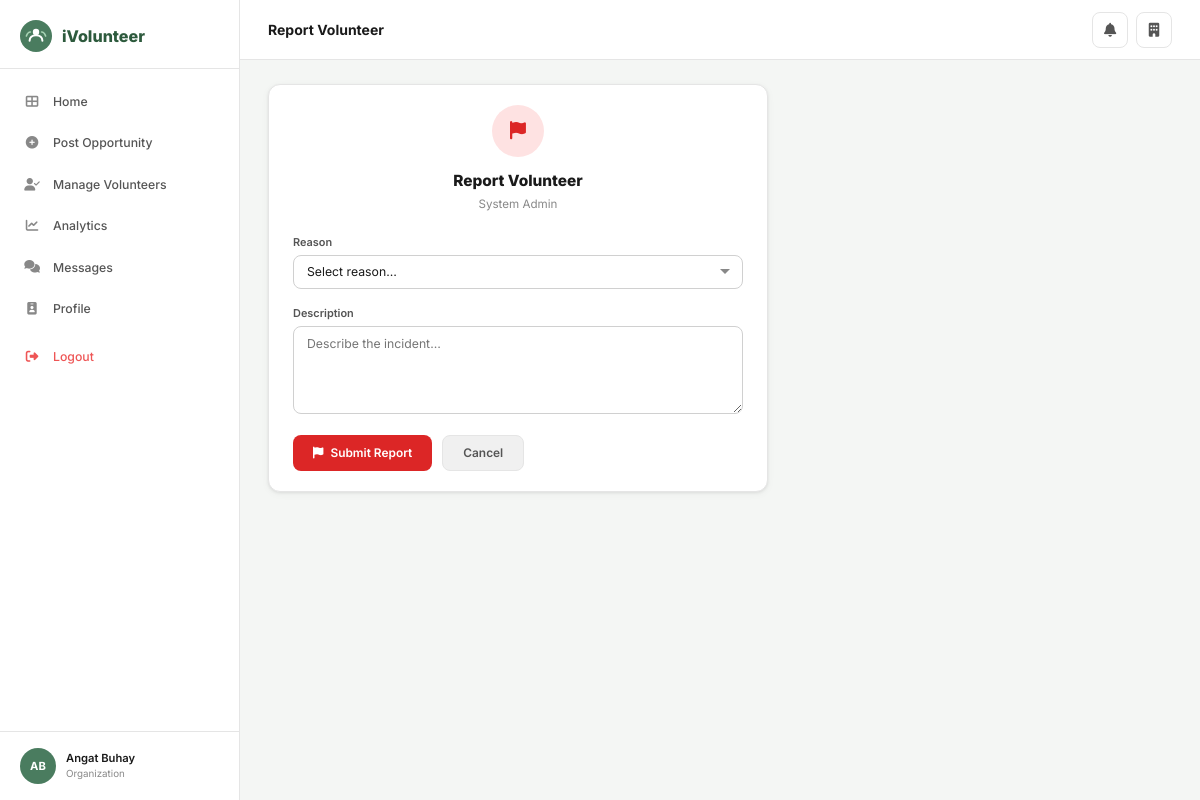
The app's page /report-volunteer/1/ (signed in) with its own data.
### core/models.py (models this page shows, shortened)
class User(AbstractUser):
    ROLE_CHOICES = [('volunteer','Volunteer'),('organization','Organization'),('admin','Admin')]
    STATUS_CHOICES = [('active','Active'),('pending','Pending'),('suspended','Suspended'),('inactive','Inactive')]
    role = models.CharField(max_length=20, choices=ROLE_CHOICES, default='volunteer')
    phone_number = models.CharField(max_length=20, blank=True)
    profile_picture = models.ImageField(upload_to='profile_pics/', blank=True, null=True)
    location = models.CharField(max_length=200, blank=True)
    status = models.CharField(max_length=20, choices=STATUS_CHOICES, default='active')
    is_verified = models.BooleanField(default=False)

### core/views.py (the view)
# urls.py: path('report-volunteer/<int:user_pk>/', views.report_volunteer, name='report_volunteer'),
@login_required
def report_volunteer(request, user_pk):
    target = get_object_or_404(User, pk=user_pk)
    if request.method == 'POST':
        Report.objects.create(reporter=request.user, reported_user=target,
                              reason=request.POST.get('reason',''), description=request.POST.get('description',''))
        messages.success(request, 'Report submitted.')
        return redirect('org_dashboard')
    reasons = [('theft','Theft or misuse of property'),('harassment','Harassment or abusive behavior'),('no_show','Unexcused abandonment/No-show'),('substance','Substance abuse on duty'),('other','Other')]
    return render(request, 'core/report_volunteer.html', {'target': target, 'reasons': reasons})

### core/templates/core/report_volunteer.html (shortened to what this page needs)
{% extends 'core/base.html' %}
{% block page_title %}Report Volunteer{% endblock %}
{% block content %}
<div style="max-width:500px">
  <div class="card">
    <div class="card-body">
      <div style="text-align:center;margin-bottom:20px">
        <div style="width:52px;height:52px;border-radius:50%;background:#fee2e2;color:#dc2626;display:flex;align-items:center;justify-content:center;font-size:1.3rem;margin:0 auto 12px"><i class="fas fa-flag"></i></div>
        <h2 style="font-size:1.1rem;font-weight:800">Report Volunteer</h2>
        <p style="color:#888;font-size:.83rem;margin-top:4px">{{ target.get_full_name }}</p>
      </div>
      <form method="post">
        <div class="form-group"><label class="form-label">Reason</label>
          <select name="reason" class="form-control" required>
            <option value="">Select reason…</option>
          </select>
        </div>
        <div class="form-group"><label class="form-label">Description</label><textarea name="description" class="form-control" rows="4" placeholder="Describe the incident…"></textarea></div>
        <div style="display:flex;gap:10px">
          <button type="submit" class="btn btn-danger"><i class="fas fa-flag"></i> Submit Report</button>
          <a href="{% url 'org_dashboard' %}" class="btn btn-grey">Cancel</a>
        </div>
      </form>
    </div>
  </div>
</div>
{% endblock %}

### core/templates/core/base.html (shortened to what this page needs)
<!DOCTYPE html>
<html lang="en">
<head>
<link rel="stylesheet" href="https://cdnjs.cloudflare.com/ajax/libs/font-awesome/6.5.0/css/all.min.css">
{% load static %}
</head>
<body>
{% block full_page %}
<div class="layout">
  {% if user.is_authenticated %}
  <aside class="sidebar">
    <div class="sidebar-logo">
      <span class="sidebar-logo-text">iVolunteer</span>
    </div>
    <nav class="sidebar-nav">
      {% if user.role == 'admin' or user.is_superuser %}
        <a href="{% url 'admin_dashboard' %}" class="nav-item {% if request.resolver_match.url_name == 'admin_dashboard' %}active{% endif %}">
          <i class="fas fa-th-large"></i> Dashboard
        </a>
        <a href="{% url 'admin_organizations' %}" class="nav-item {% if 'admin_org' in request.resolver_match.url_name %}active{% endif %}">
          <i class="fas fa-building-user"></i> Organizations
        </a>
        <a href="{% url 'admin_users' %}" class="nav-item {% if 'admin_user' in request.resolver_match.url_name %}active{% endif %}">
          <i class="fas fa-users"></i> Users
        </a>
        <a href="{% url 'admin_verification' %}" class="nav-item {% if 'verification' in request.resolver_match.url_name %}active{% endif %}">
          <i class="fas fa-id-card"></i> Verification
        </a>
        <a href="{% url 'admin_opportunities' %}" class="nav-item {% if 'admin_opportunities' in request.resolver_match.url_name %}active{% endif %}">
          <i class="fas fa-hand-holding-heart"></i> Opportunities
        </a>
        <a href="{% url 'admin_reports' %}" class="nav-item {% if 'report' in request.resolver_match.url_name %}active{% endif %}">
          <i class="fas fa-flag"></i> Reports
        </a>
        <a href="{% url 'admin_analytics' %}" class="nav-item {% if 'analytics' in request.resolver_match.url_name %}active{% endif %}">
          <i class="fas fa-chart-bar"></i> Analytics
        </a>
      {% elif user.role == 'organization' %}
        <a href="{% url 'org_dashboard' %}" class="nav-item {% if request.resolver_match.url_name == 'org_dashboard' %}active{% endif %}">
          <i class="fas fa-th-large"></i> Home
        </a>
        <a href="{% url 'create_opp' %}" class="nav-item {% if 'create_opp' == request.resolver_match.url_name %}active{% endif %}">
          <i class="fas fa-plus-circle"></i> Post Opportunity
        </a>
        <a href="{% url 'org_manage_volunteers' %}" class="nav-item {% if 'manage_volunteers' in request.resolver_match.url_name %}active{% endif %}">
          <i class="fas fa-user-check"></i> Manage Volunteers
        </a>
        <a href="{% url 'org_analytics' %}" class="nav-item {% if 'org_analytics' == request.resolver_match.url_name %}active{% endif %}">
          <i class="fas fa-chart-line"></i> Analytics
        </a>
        <a href="{% url 'chats' %}" class="nav-item {% if 'chat' in request.resolver_match.url_name %}active{% endif %}">
          <i class="fas fa-comments"></i> Messages
        </a>
        <a href="{% url 'org_profile' %}" class="nav-item {% if 'org_profile' == request.resolver_match.url_name %}active{% endif %}">
          <i class="fas fa-id-badge"></i> Profile
        </a>
      {% endif %}
      <a href="{% url 'logout' %}" class="nav-item nav-logout" style="margin-top:8px">
        <i class="fas fa-sign-out-alt"></i> Logout
      </a>
    </nav>
    <div class="sidebar-footer">
      <div class="sidebar-user">
        <div class="s-avatar">
          {% if user.profile_picture %}<img src="{{ user.profile_picture.url }}" alt="">
          {% else %}{{ user.first_name|first|upper }}{{ user.last_name|first|upper }}{% endif %}
        </div>
        <div>
          <div class="s-user-name">{{ user.get_full_name|default:user.username }}</div>
          <div class="s-user-role">{{ user.get_role_display }}</div>
        </div>
      </div>
    </div>
  </aside>
  {% endif %}
  <main class="main">
    {% if user.is_authenticated %}
    <header class="topbar">
      <span class="topbar-title">{% block page_title %}{% endblock %}</span>
      <div class="topbar-right">
        <a href="{% url 'notifications' %}" class="icon-btn" title="Notifications">
          <i class="fas fa-bell"></i>
        </a>
        {% if user.role == 'volunteer' %}
        <a href="{% url 'vol_profile' %}" class="icon-btn"><i class="fas fa-user"></i></a>
        {% elif user.role == 'organization' %}
        <a href="{% url 'org_profile' %}" class="icon-btn"><i class="fas fa-building"></i></a>
        {% endif %}
      </div>
    </header>
    {% endif %}
    <div class="content">
      {% block content %}{% endblock %}
    </div>
  </main>
</div>
{% endblock full_page %}
</body>
</html>

### core/templates/core/base.html (style rules this page uses)
:root { --green:#4a7c5f;--green-dark:#2d5a3d;--green-mid:#3d6b50;--green-light:#e8f5ee; --green-btn:#4a7c5f;--accent:#f0a500; --sidebar-bg:#fff;--sidebar-w:240px; --text:#1a1a1a;--text-2:#555;--text-3:#888; --bg:#f4f6f4;--white:#fff; --border:#e5e5e5;--border-2:#d0d0d0; --radius:12px;--radius-sm:8px; --shadow:0 1px 3px rgba(0,0,0,.08),0 2px 8px rgba(0,0,0,.04); --shadow-md:0 4px 16px rgba(0,0,0,.1); }
*,*::before,*::after { box-sizing:border-box;margin:0;padding:0 }
html { font-size:14px }
body { font-family:'Inter',sans-serif;background:var(--bg);color:var(--text);line-height:1.5 }
a { color:inherit;text-decoration:none }
button,input,select,textarea { font-family:inherit }
.layout { display:flex;min-height:100vh }
.sidebar { width:var(--sidebar-w);background:var(--white);border-right:1px solid var(--border);position:fixed;top:0;left:0;bottom:0;display:flex;flex-direction:column;overflow-y:auto;z-index:200 }
.sidebar-logo { padding:20px 20px 16px;display:flex;align-items:center;gap:10px;border-bottom:1px solid var(--border) }
.sidebar-logo-text { font-size:1.15rem;font-weight:800;color:var(--green-dark) }
.sidebar-nav { flex:1;padding:12px 0 }
.nav-item { display:flex;align-items:center;gap:12px;padding:11px 20px;color:var(--text-2);font-size:.875rem;font-weight:500;cursor:pointer;transition:.15s;border-left:3px solid transparent;margin:1px 0 }
.nav-item i { width:18px;text-align:center;color:var(--text-3);font-size:.9rem }
.nav-logout { color:#e55;margin-top:auto }
.nav-logout i { color:#e55 }
.sidebar-footer { padding:16px 20px;border-top:1px solid var(--border) }
.sidebar-user { display:flex;align-items:center;gap:10px }
.s-avatar { width:36px;height:36px;border-radius:50%;background:var(--green);color:#fff;display:flex;align-items:center;justify-content:center;font-weight:700;font-size:.8rem;flex-shrink:0;overflow:hidden }
.s-user-name { font-size:.8rem;font-weight:600;color:var(--text) }
.s-user-role { font-size:.7rem;color:var(--text-3) }
.main { margin-left:var(--sidebar-w);flex:1;display:flex;flex-direction:column }
.topbar { background:var(--white);border-bottom:1px solid var(--border);height:60px;display:flex;align-items:center;justify-content:space-between;padding:0 28px;position:sticky;top:0;z-index:100 }
.topbar-title { font-size:1rem;font-weight:700;color:var(--text) }
.topbar-right { display:flex;align-items:center;gap:8px }
.icon-btn { width:36px;height:36px;border-radius:8px;border:1px solid var(--border);background:var(--white);display:flex;align-items:center;justify-content:center;color:var(--text-2);cursor:pointer;transition:.15s;position:relative }
.content { padding:24px 28px;flex:1;max-width:1180px;width:100% }
.card { background:var(--white);border-radius:var(--radius);border:1px solid var(--border);box-shadow:var(--shadow) }
.card-body { padding:20px 24px }
.btn { display:inline-flex;align-items:center;gap:7px;padding:9px 20px;border-radius:8px;font-size:.85rem;font-weight:600;cursor:pointer;border:none;transition:.15s;line-height:1.3 }
.btn-grey { background:#f0f0f0;color:var(--text-2);border:1px solid var(--border) }
.btn-danger { background:#dc2626;color:#fff }
.form-group { margin-bottom:16px }
.form-label { display:block;font-size:.78rem;font-weight:600;color:var(--text-2);margin-bottom:5px }
.form-control { width:100%;padding:9px 13px;border:1.5px solid var(--border-2);border-radius:var(--radius-sm);font-size:.875rem;color:var(--text);background:var(--white);outline:none;transition:.15s }
textarea.form-control { resize:vertical;min-height:88px }
select.form-control { appearance:none;background-repeat:no-repeat;background-position:right 12px center;padding-right:32px }

### records on screen
User: first_name|first "A", last_name|first "B", get_full_name "Angat Buhay", role "Organization"
User: get_full_name "System Admin"
